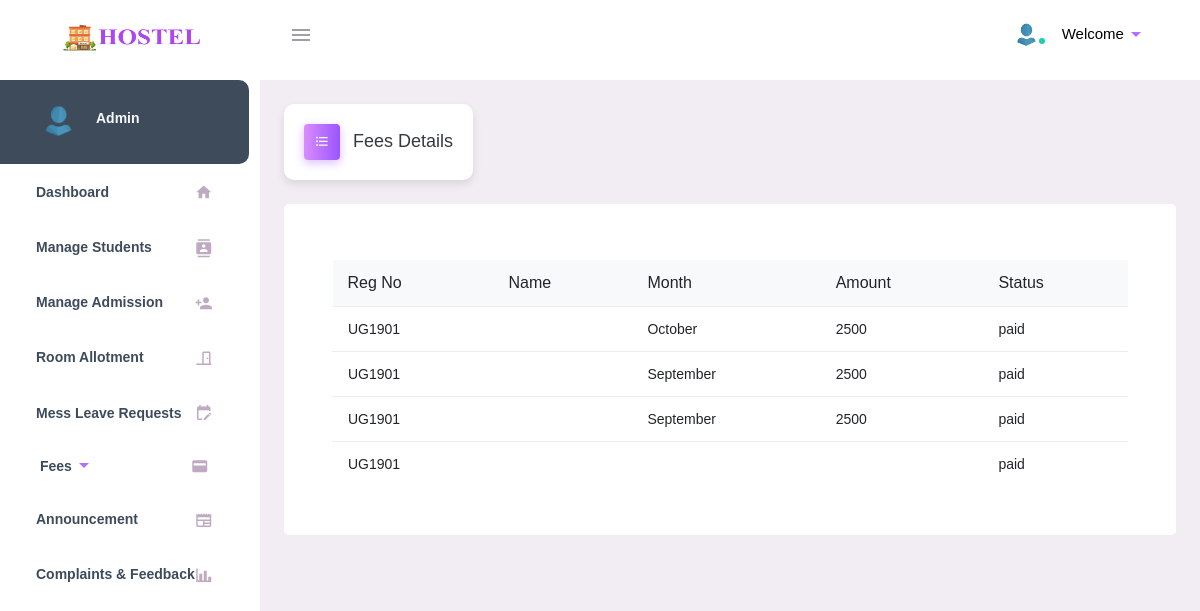
The app's page /admin/view_fees.php?reg=UG1901 with its own data.
### tables this page shows
CREATE TABLE `paid` (
  `id` varchar(20) NOT NULL,
  `reg` varchar(50) NOT NULL,
  `total` varchar(50) NOT NULL,
  `date` varchar(50) NOT NULL,
  `month` varchar(50) NOT NULL
);

### admin/view_fees.php (the view, shortened to what this page needs)
<?php
include("../dbconnect.php");
$reg = $_GET['reg'];
extract($_POST);
?>
<!DOCTYPE html>
<html lang="en">
<head>
    <link rel="stylesheet" href="./include/materialdesignicons.min.css">
    <link rel="stylesheet" href="./include/vendor.bundle.base.css">
    <link rel="stylesheet" href="./include/style.css">
    <link rel="stylesheet" href="https://cdn.jsdelivr.net/npm/@mdi/font/css/materialdesignicons.min.css">
    <link rel="stylesheet" href="./include/exstyle.css">
</head>
<body class="">
    <div class="container-scroller">
        <header class="topbar" data-navbarbg="skin6">
            <?php include 'navbar.php' ?>
        </header>
        <div class="container-fluid page-body-wrapper pt-0 proBanner-padding-top">
            <div class="navcantainer d-fixed">
                <?php include 'sidebar.php' ?>
            </div>
            <div class="main-panel">
                <div class="content-wrapper p-4">
                    <div class="page-header">
                        <h3 class="page-title">
                            <span class="page-title-icon bg-gradient-primary text-white mr-2">
                                <i class="mdi mdi-format-list-bulleted menu-icon"></i>
                            </span> Fees Details
                        </h3>
                    </div>
                    <div class="grid-margin card p-5 stretch-card">
                        <table class="table table-responsive-xl">
                            <thead class="bg-light"><h1>
                                <tr>
                                    <th class="fw-bolder">Reg No</th>
                                    <th class="fw-bolder">Name</th>
                                    <th class="fw-bolder">Month</th>
                                    <th class="fw-bolder">Amount</th>
                                    <th class="fw-bolder">Status</th>
                                </tr></h1>
                            </thead>
                            <?php
                            $qry = mysqli_query($connect, "select * from paid where reg='$reg'");
                            while ($row = mysqli_fetch_array($qry)) {
                                $reg = $row['reg'];
                            ?>
                                <tr class="alert " role="alert">
                                    <td>
                                        <div><?php echo $reg; ?></div>
                                    </td>
                                    <td>
                                    </td>
                                    <td>
                                        <div><?php echo $row['month']; ?></div>
                                    </td>
                                    <td>
                                        <div><?php echo $row['total']; ?></div>
                                    </td>
                                    <td>
                                        <div><?php echo "paid"; ?></div>
                                    </td>
                                </tr>
                            <?php
                            }
                            ?>
                        </table>
                    </div>
                </div>
            </div>
        </div>
    </div>
</body>
</html>

### admin/include/exstyle.css (style rules this page uses)
.page-title, .date, .time { background-color: #fff; box-shadow: 0 4px 8px rgba(0, 0, 0, 0.1); padding: 20px; border-radius: 10px; display: inline-block; }
.menu-icon { transition: transform 0.3s ease; }
body { font-family: Verdana, Geneva, sans-serif; font-size: 14px; }

### admin/view_fees.php (style rules this page uses)
table .fw-bolder { font-weight:bolder ; font-size: 1rem; }

### records on screen
paid: reg "UG1901", month "October", total "2500"
paid: reg "UG1901", month "September", total "2500"
paid: reg "UG1901", month "September", total "2500"
paid: reg "UG1901"
